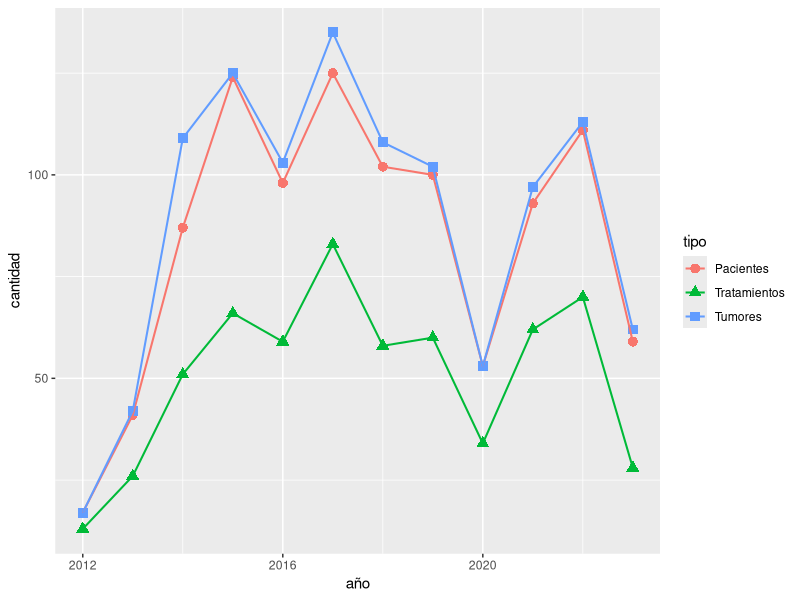
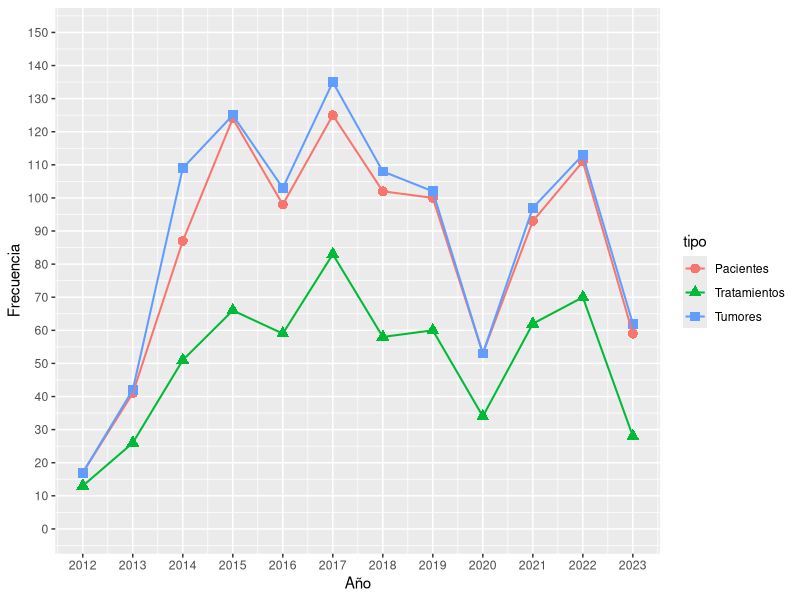
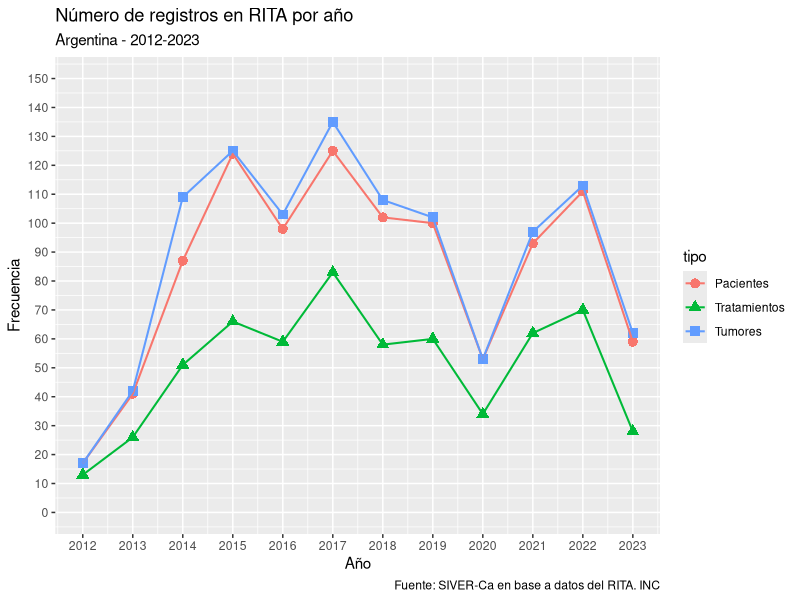
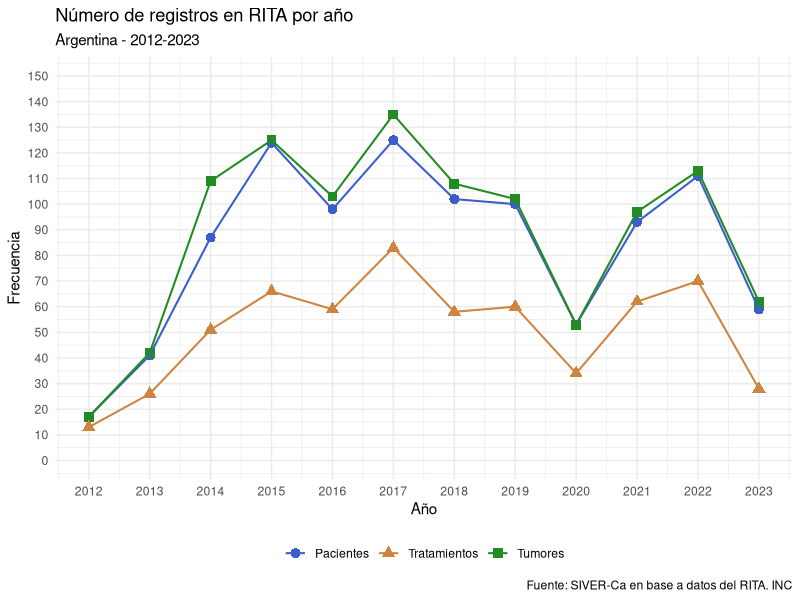
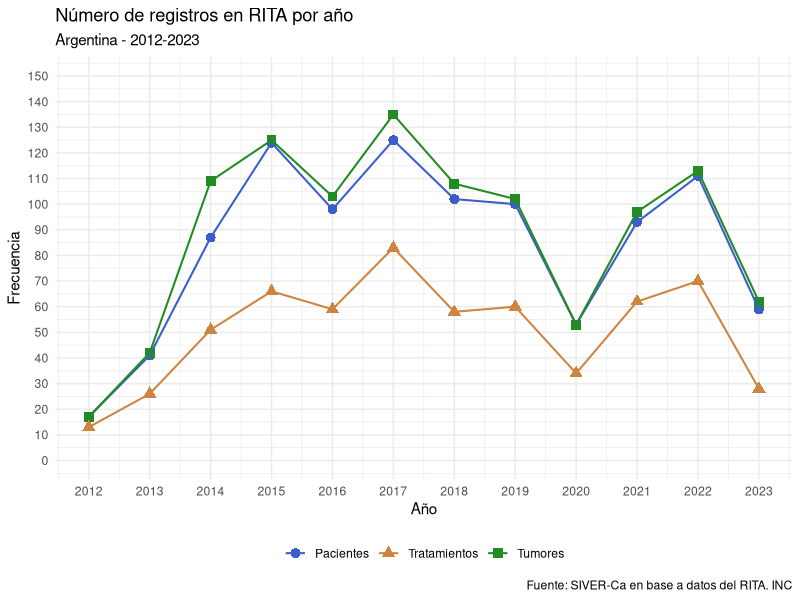
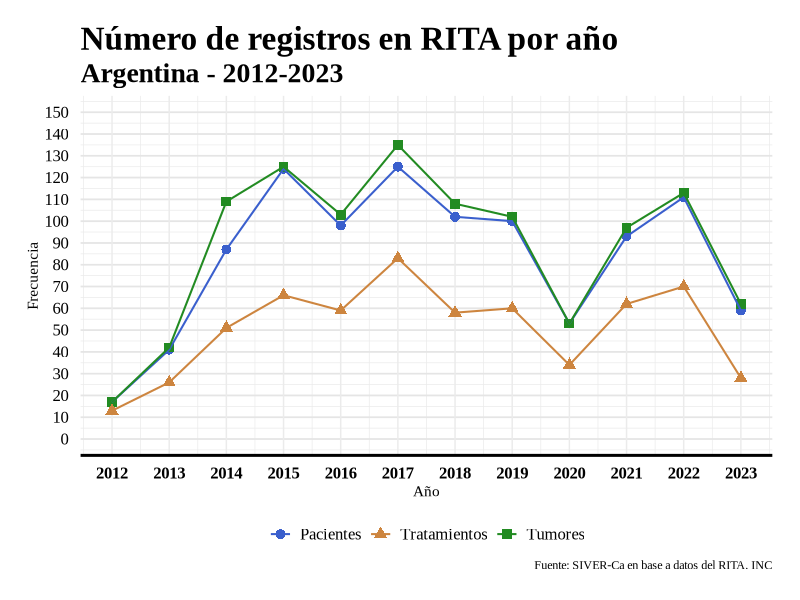

Source code (R) for these figures, in order:
# Esta practica pertenece al temario del Encuentro 7 del curso

# La idea es ver algunas otras funciones o aplicaciones de lo
# mostrado durante el encuentro sincrónico

# Este código está comentado a modo de guía 

#-----------------------

# Activamos paquetes

library(tidyverse)

# leemos el archivo rita_prueba.csv

rita <- read_csv2("practicas/rita_prueba.csv")


# grafico de líneas para tendencias

# extraemos año de la fecha de registro

rita <- rita |> 
  mutate(año = year(dmy(FEREG)))

# agrupando por año contabilizamos segun id único

rita |> 
  group_by(año) |> 
  summarise(Pacientes = n_distinct(IDPTE),
            Tumores = n_distinct(IDTUM),
            Tratamientos = n_distinct(IDTTO))

# debemos "ordenar" los datos 

rita |> 
  group_by(año) |> 
  summarise(Pacientes = n_distinct(IDPTE),
            Tumores = n_distinct(IDTUM),
            Tratamientos = n_distinct(IDTTO)) |> 
  pivot_longer(cols = 2:4, names_to = "tipo", values_to = "cantidad")

# ahora si podemos ingresar los datos al gráfico

tendencia <- rita |> 
  group_by(año) |> 
  summarise(Pacientes = n_distinct(IDPTE),
            Tumores = n_distinct(IDTUM),
            Tratamientos = n_distinct(IDTTO)) |> 
  pivot_longer(cols = 2:4, names_to = "tipo", values_to = "cantidad") |> 
  ggplot(aes(x = año, y = cantidad, color = tipo)) +
  geom_point(aes(shape = tipo), size = 3) +
  geom_line(linewidth = 0.7) 

# almacenamos el gráfico en el objeto tendencia

tendencia

# luego podemos ir agregando caracteristicas y capas al objeto

# por ejemplo, agregamos escalas de ejes x e y

tendencia +
  scale_x_continuous(name = "Año", breaks = seq(2012, 2023, by = 1)) +
  scale_y_continuous(name = "Frecuencia", limits = c(0,150), 
                     breaks = seq(0,150, by = 10))

# ahora le podemos incorporar etiquetas (de titulo, subtitulo y pie)

tendencia <- tendencia +
  scale_x_continuous(name = "Año", breaks = seq(2012, 2023, by = 1)) +
  scale_y_continuous(name = "Frecuencia", limits = c(0,150), 
                     breaks = seq(0,150, by = 10)) +
  labs(title = "Número de registros en RITA por año", 
       subtitle = "Argentina - 2012-2023" , 
       caption = "Fuente: SIVER-Ca en base a datos del RITA. INC")

tendencia

# además podemos cambiar el tema, ubicar la leyenda debajo y sin titulo,
# y cambiar colores

tendencia <- tendencia +
  scale_color_manual(values = c("royalblue3", "peru", "forestgreen")) +
  theme_minimal() +
  theme(legend.position = "bottom",
        legend.title = element_blank())

tendencia

# estos es lo mismo que construirlo todo junto

rita |> 
  group_by(año) |> 
  summarise(Pacientes = n_distinct(IDPTE),
            Tumores = n_distinct(IDTUM),
            Tratamientos = n_distinct(IDTTO)) |> 
  pivot_longer(cols = 2:4, names_to = "tipo", values_to = "cantidad") |> 
  ggplot(aes(x = año, y = cantidad, color = tipo)) +
  geom_point(aes(shape = tipo), size = 3) +
  geom_line(linewidth = 0.7) +
  scale_x_continuous(name = "Año", breaks = seq(2012, 2023, by = 1)) +
  scale_y_continuous(name = "Frecuencia", limits = c(0,150), 
                     breaks = seq(0,150, by = 10)) +
  labs(title = "Número de registros en RITA por año", 
       subtitle = "Argentina - 2012-2023" , 
       caption = "Fuente: SIVER-Ca en base a datos del RITA. INC") +
  scale_color_manual(values = c("royalblue3", "peru", "forestgreen")) +
  theme_minimal() +
  theme(legend.position = "bottom",
        legend.title = element_blank())

# podemos especificar ciertas caracteristicas generales de theme
# como tipo de fuentes, tamaños, etc

# la librería systemfonts tiene acceso a las fuentes nativas del S.O

library(systemfonts)

# mostramos las fuentes instaladas
system_fonts() |> View()

# una fuente habitualmente instalada es Times New Roman

system_fonts() |> 
  filter(family == "Times New Roman")

# guardamos las caracteristicas del tema que usamos 

backup_tema <- theme_set(theme_minimal())

# vamos a visualizar todas las características del tema (son muchas)

backup_tema

# en texto la familia es ""

# seteamos la familia "Times New Roman" en el tema minimo

theme_set(theme_minimal(base_family = "Times New Roman"))

# con theme_update() podemos actualizar otros elementos
# del tema

theme_update( 
  axis.text.x = element_text(color = "black", face = "bold", size = 12, 
                             margin = margin(t = 6)),
  axis.text.y = element_text(color = "black", size = 12, hjust = 1, 
                             margin = margin(r = 6), family = "Times New Roman"), 
  plot.title = element_text(color = "black", face = "bold", size = 24, family = "Times New Roman"),
  plot.subtitle = element_text(color = "black", face = "bold", size = 20, family = "Times New Roman"),
  axis.line.x = element_line(color = "black", linewidth = 1),
  panel.grid.major.y = element_line(color = "grey90", linewidth = 0.6),
  plot.background = element_rect(fill = "white", color = "white"),
  legend.position = "bottom",
  legend.title = element_blank(),
  legend.text = element_text(color = "black", size = 12),
  plot.margin = margin(rep(20, 4))
)

# aplicamos este tema en el gráfico

rita |> 
  group_by(año) |> 
  summarise(Pacientes = n_distinct(IDPTE),
            Tumores = n_distinct(IDTUM),
            Tratamientos = n_distinct(IDTTO)) |> 
  pivot_longer(cols = 2:4, names_to = "tipo", values_to = "cantidad") |> 
  ggplot(aes(x = año, y = cantidad, color = tipo)) +
  geom_point(aes(shape = tipo), size = 3) +
  geom_line(linewidth = 0.7) +
  scale_x_continuous(name = "Año", breaks = seq(2012, 2023, by = 1)) +
  scale_y_continuous(name = "Frecuencia", limits = c(0,150), 
                     breaks = seq(0,150, by = 10)) +
  labs(title = "Número de registros en RITA por año", 
       subtitle = "Argentina - 2012-2023" , 
       caption = "Fuente: SIVER-Ca en base a datos del RITA. INC") +
  scale_color_manual(values = c("royalblue3", "peru", "forestgreen")) 

# los cambios en el tema desaparecen cuando iniciamos una sesión de R
# nueva

# tambien se podría guardar los cambios en un objeto de tema de ggplot
# para aplicar al gráfico que deseamos


